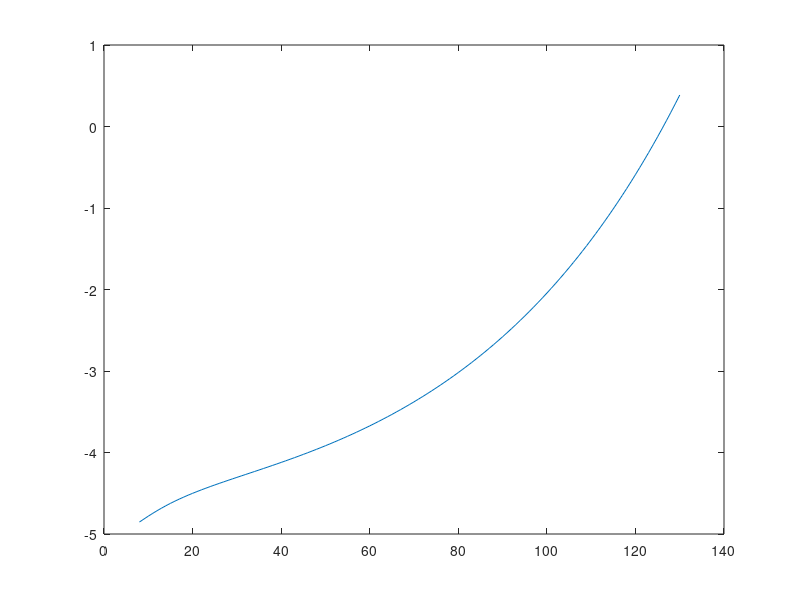

Reproduce this figure in MATLAB. (Note: this script raises an error after producing the figure.)

X_0 = linspace(8,130,123);
P_0 = zeros(size(X_0));
[a,l_0] = size(X_0);
for j = 1:l_0 
    V_tv_0 = (X_0(j));
    sai_0 = 2/((exp(V_tv_0 /8)-1));
    P_tmtv_0 = -5 + 0.4* exp((V_tv_0/50) - sai_0);
    P_0(j) = P_tmtv_0 

end

X = linspace(130,350,220);
P_1 = zeros(size(X));
% V_tv = 135
[a,l] = size(X);
for i = 1:l 
    V_tv = (X(i));
    sai = 2/((exp(V_tv /8)-1));
    P_tmtv = 0.3855 + 0.15*(V_tv - 130) - sai;
    P_1(i) = P_tmtv; 

end

plot(X_0, P_0)
hold on
xline(130)
plot(X,P_1)
hold off
